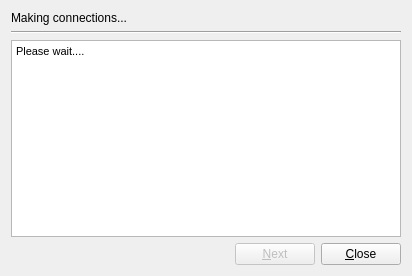
<?xml version="1.0" encoding="UTF-8"?>
<ui version="4.0">
 <class>GitProcessDialog</class>
 <widget class="QDialog" name="GitProcessDialog">
  <property name="geometry">
   <rect>
    <x>0</x>
    <y>0</y>
    <width>412</width>
    <height>276</height>
   </rect>
  </property>
  <property name="minimumSize">
   <size>
    <width>412</width>
    <height>276</height>
   </size>
  </property>
  <property name="maximumSize">
   <size>
    <width>412</width>
    <height>276</height>
   </size>
  </property>
  <property name="windowTitle">
   <string>Dialog</string>
  </property>
  <layout class="QVBoxLayout" name="verticalLayout_2">
   <item>
    <layout class="QVBoxLayout" name="verticalLayout">
     <item>
      <widget class="QLabel" name="label">
       <property name="text">
        <string>Making connections...</string>
       </property>
      </widget>
     </item>
     <item>
      <widget class="Line" name="line">
       <property name="orientation">
        <enum>Qt::Horizontal</enum>
       </property>
      </widget>
     </item>
     <item>
      <widget class="QTextEdit" name="textEdit">
       <property name="html">
        <string>&lt;!DOCTYPE HTML PUBLIC &quot;-//W3C//DTD HTML 4.0//EN&quot; &quot;http://www.w3.org/TR/REC-html40/strict.dtd&quot;&gt;
&lt;html&gt;&lt;head&gt;&lt;meta name=&quot;qrichtext&quot; content=&quot;1&quot; /&gt;&lt;style type=&quot;text/css&quot;&gt;
p, li { white-space: pre-wrap; }
&lt;/style&gt;&lt;/head&gt;&lt;body style=&quot; font-family:'MS Shell Dlg 2'; font-size:8.25pt; font-weight:400; font-style:normal;&quot;&gt;
&lt;p style=&quot; margin-top:0px; margin-bottom:0px; margin-left:0px; margin-right:0px; -qt-block-indent:0; text-indent:0px;&quot;&gt;Please wait.... &lt;/p&gt;
&lt;p style=&quot;-qt-paragraph-type:empty; margin-top:0px; margin-bottom:0px; margin-left:0px; margin-right:0px; -qt-block-indent:0; text-indent:0px;&quot;&gt;&lt;br /&gt;&lt;/p&gt;&lt;/body&gt;&lt;/html&gt;</string>
       </property>
      </widget>
     </item>
    </layout>
   </item>
   <item>
    <layout class="QHBoxLayout" name="horizontalLayout">
     <item>
      <spacer name="horizontalSpacer">
       <property name="orientation">
        <enum>Qt::Horizontal</enum>
       </property>
       <property name="sizeHint" stdset="0">
        <size>
         <width>238</width>
         <height>20</height>
        </size>
       </property>
      </spacer>
     </item>
     <item>
      <widget class="QPushButton" name="pushButtonNext">
       <property name="enabled">
        <bool>false</bool>
       </property>
       <property name="text">
        <string>&amp;Next</string>
       </property>
      </widget>
     </item>
     <item>
      <widget class="QPushButton" name="pushButtonClose">
       <property name="text">
        <string>&amp;Close</string>
       </property>
      </widget>
     </item>
    </layout>
   </item>
  </layout>
 </widget>
 <resources/>
 <connections>
  <connection>
   <sender>pushButtonClose</sender>
   <signal>clicked()</signal>
   <receiver>GitProcessDialog</receiver>
   <slot>close()</slot>
   <hints>
    <hint type="sourcelabel">
     <x>369</x>
     <y>254</y>
    </hint>
    <hint type="destinationlabel">
     <x>198</x>
     <y>244</y>
    </hint>
   </hints>
  </connection>
 </connections>
</ui>
